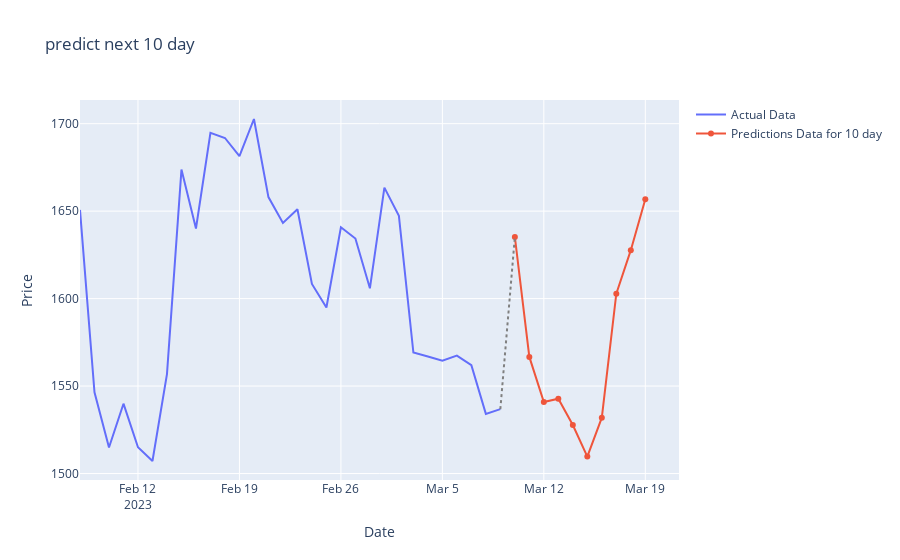

This figure's notebook cell:
### Code cell
actual_x = y_future_data.index
actual_y = y_future_data['Adj Close']
pred_x = prediction_df.index
pred_y = prediction_df['Adj Close']

fig = go.Figure()
fig.add_trace(go.Scatter(x=actual_x, y=actual_y, name='Actual Data'))
fig.add_trace(go.Scatter(x=pred_x, y=pred_y,
              name='Predictions Data for 10 day'))

fig.add_shape(type='line',
              x0=actual_x[-1], y0=actual_y[-1],
              x1=pred_x[0], y1=pred_y[0],
              line=dict(color='grey', width=2, dash='dot'))

fig.update_layout(
    xaxis_title='Date',
    yaxis_title='Price',
    title='predict next 10 day '
)

fig.show()

### Figure 1 — Plotly figure (JSON) as saved in the notebook; plotly's stock layout.template omitted (floating-point values rounded to 4 significant figures)
{"data": [{"name": "Actual Data", "type": "scatter", "x": ["2023-02-08T00:00:00", "2023-02-09T00:00:00", "2023-02-10T00:00:00", "2023-02-11T00:00:00", "2023-02-12T00:00:00", "2023-02-13T00:00:00", "2023-02-14T00:00:00", "2023-02-15T00:00:00", "2023-02-16T00:00:00", "2023-02-17T00:00:00", "2023-02-18T00:00:00", "2023-02-19T00:00:00", "2023-02-20T00:00:00", "2023-02-21T00:00:00", "2023-02-22T00:00:00", "2023-02-23T00:00:00", "2023-02-24T00:00:00", "2023-02-25T00:00:00", "2023-02-26T00:00:00", "2023-02-27T00:00:00", "2023-02-28T00:00:00", "2023-03-01T00:00:00", "2023-03-02T00:00:00", "2023-03-03T00:00:00", "2023-03-04T00:00:00", "2023-03-05T00:00:00", "2023-03-06T00:00:00", "2023-03-07T00:00:00", "2023-03-08T00:00:00", "2023-03-09T00:00:00"], "y": [1651.0, 1546.0, 1515.0, 1540.0, 1515.0, 1507.0, 1557.0, 1674.0, 1640.0, 1695.0, 1692.0, 1681.0, 1703.0, 1658.0, 1643.0, 1651.0, 1608.0, 1595.0, 1641.0, 1634.0, 1606.0, 1663.0, 1647.0, 1569.0, 1567.0, 1564.0, 1567.0, 1562.0, 1534.0, 1537.0]}, {"name": "Predictions Data for 10 day", "type": "scatter", "x": ["2023-03-10T00:00:00", "2023-03-11T00:00:00", "2023-03-12T00:00:00", "2023-03-13T00:00:00", "2023-03-14T00:00:00", "2023-03-15T00:00:00", "2023-03-16T00:00:00", "2023-03-17T00:00:00", "2023-03-18T00:00:00", "2023-03-19T00:00:00"], "y": [1635.0, 1567.0, 1541.0, 1543.0, 1528.0, 1510.0, 1532.0, 1603.0, 1628.0, 1657.0]}], "layout": {"shapes": [{"line": {"color": "grey", "dash": "dot", "width": 2}, "type": "line", "x0": "2023-03-09T00:00:00", "x1": "2023-03-10T00:00:00", "y0": 1537.0, "y1": 1635.0}], "title": {"text": "predict next 10 day "}, "xaxis": {"title": {"text": "Date"}}, "yaxis": {"title": {"text": "Price"}}}}
